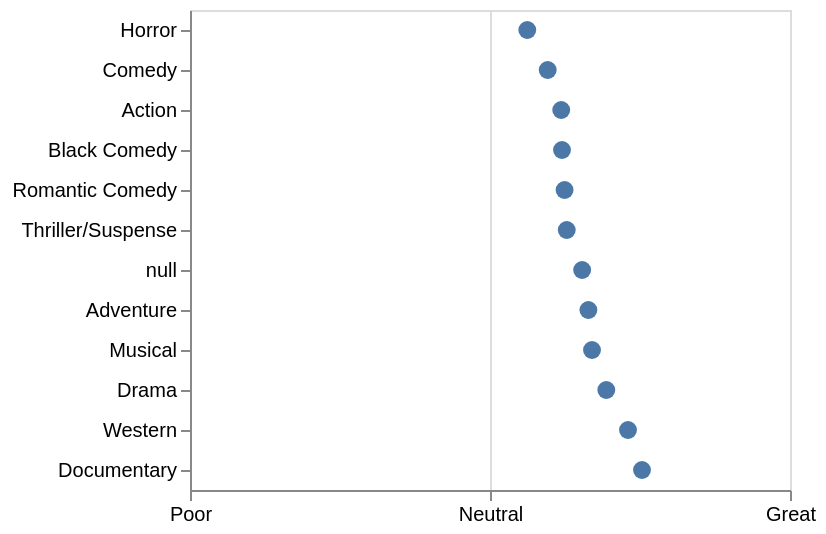

Source (Vega-Lite JSON):
### Vega-Lite specification from a JSON file in a GitHub repository (floating-point values rounded to 4 significant figures; data arrays with more than 128 entries replaced by an {"elided": "..."} marker saying what was removed)
{"$schema": "https://vega.github.io/schema/vega-lite/v6.json", "data": {"values": {"elided": "200 records"}}, "mark": {"size": 80, "type": "circle"}, "encoding": {"x": {"aggregate": "mean", "axis": {"labelExpr": "datum.label == 0 ? 'Poor' : datum.label == 5 ? 'Neutral' : 'Great'", "labelFlush": false, "values": [0, 5, 10]}, "field": "IMDB Rating", "scale": {"domain": [0, 10]}, "title": null}, "y": {"field": "Major Genre", "sort": "x", "title": null}}}
